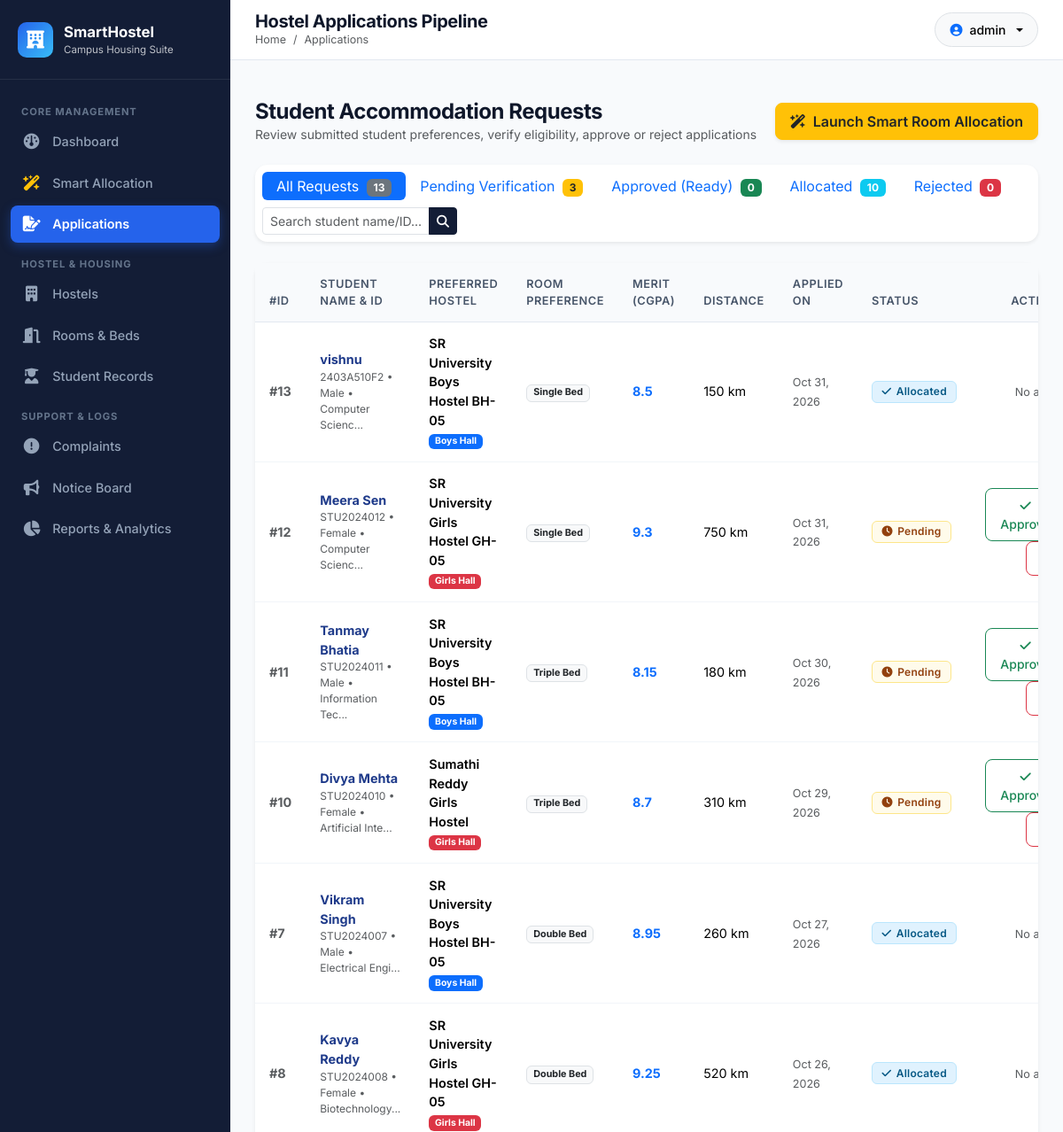
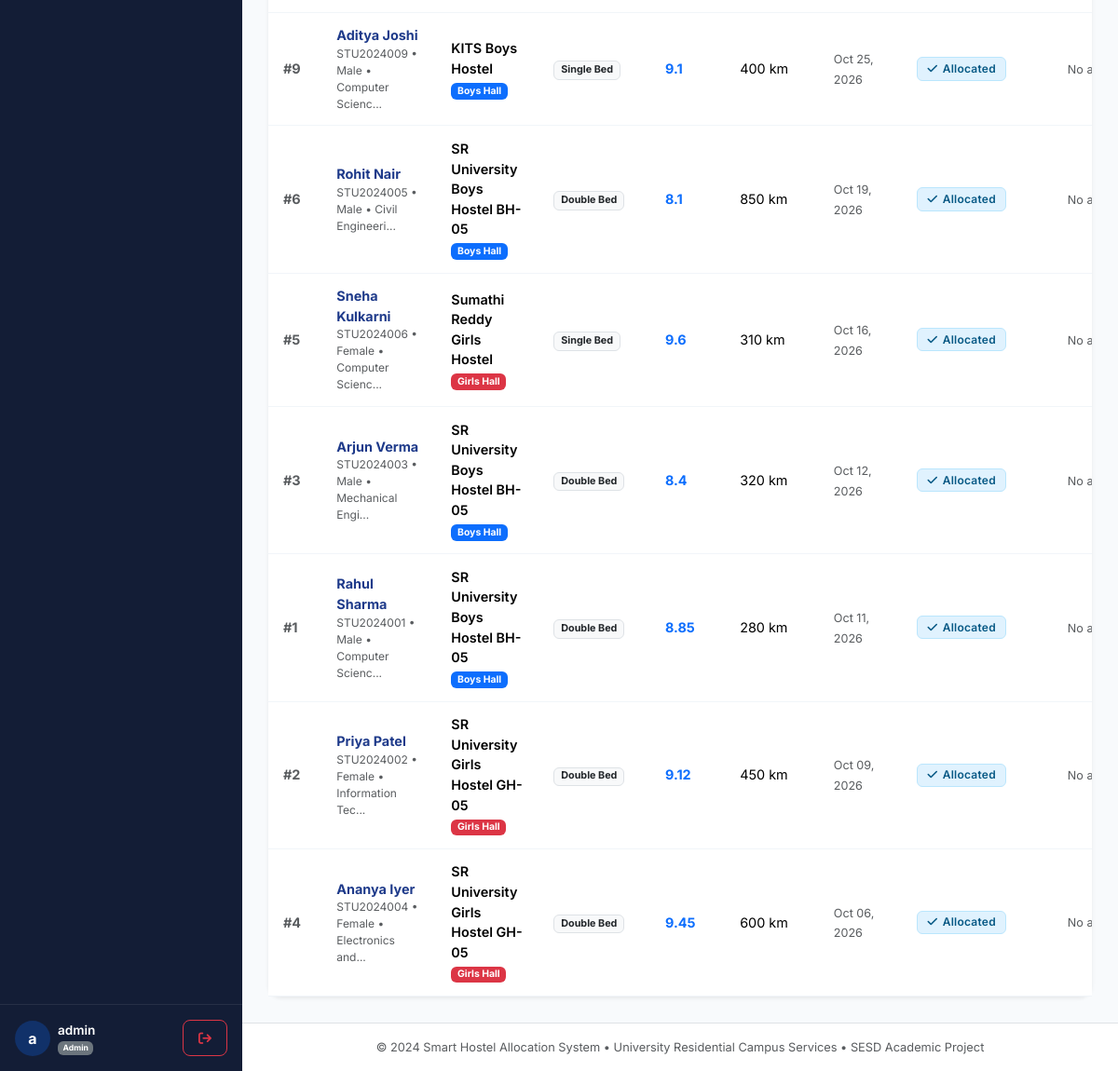
The page /admin/applications (signed in) on the database its author committed (2 pictures, top to bottom).
### models.py (models this page shows, shortened)
class Application(db.Model):
    __tablename__ = 'applications'
    id = db.Column(db.Integer, primary_key=True)
    student_id = db.Column(db.Integer, db.ForeignKey('students.id', ondelete='CASCADE'), nullable=False)
    preferred_hostel_id = db.Column(db.Integer, db.ForeignKey('hostels.id', ondelete='CASCADE'), nullable=False)
    preferred_room_type = db.Column(db.String(20), nullable=False, default='Double')  # 'Single', 'Double', 'Triple'
    academic_score = db.Column(db.Float, nullable=False, default=7.5)  # CGPA e.g. 8.5
    distance_from_home_km = db.Column(db.Float, nullable=False, default=50.0)
    special_remarks = db.Column(db.Text, nullable=True)
    status = db.Column(db.String(20), nullable=False, default='Pending')  # 'Pending', 'Approved', 'Rejected', 'Allocated'
    admin_remarks = db.Column(db.Text, nullable=True)
    applied_at = db.Column(db.DateTime, default=datetime.utcnow)
    reviewed_at = db.Column(db.DateTime, nullable=True)

class Student(db.Model):
    __tablename__ = 'students'
    id = db.Column(db.Integer, primary_key=True)
    user_id = db.Column(db.Integer, db.ForeignKey('users.id', ondelete='CASCADE'), nullable=False, unique=True)
    student_id = db.Column(db.String(30), unique=True, nullable=False, index=True)
    full_name = db.Column(db.String(100), nullable=False)
    email = db.Column(db.String(120), nullable=False)
    phone = db.Column(db.String(20), nullable=False)
    gender = db.Column(db.String(10), nullable=False)  # 'Male', 'Female', 'Other'
    department = db.Column(db.String(100), nullable=False)
    year_of_study = db.Column(db.Integer, nullable=False, default=1)  # 1, 2, 3, 4
    address = db.Column(db.Text, nullable=True)
    parent_name = db.Column(db.String(100), nullable=True)
    parent_phone = db.Column(db.String(20), nullable=True)
    emergency_contact = db.Column(db.String(20), nullable=True)
    created_at = db.Column(db.DateTime, default=datetime.utcnow)
    applications = db.relationship('Application', backref='student', cascade="all, delete-orphan", lazy='dynamic', order_by='Application.applied_at.desc()')
    allocations = db.relationship('Allocation', backref='student', cascade="all, delete-orphan", lazy='dynamic', order_by='Allocation.allocated_date.desc()')
    complaints = db.relationship('Complaint', backref='student', cascade="all, delete-orphan", lazy='dynamic', order_by='Complaint.created_at.desc()')

class Hostel(db.Model):
    __tablename__ = 'hostels'
    id = db.Column(db.Integer, primary_key=True)
    name = db.Column(db.String(100), unique=True, nullable=False)
    hostel_type = db.Column(db.String(20), nullable=False)  # 'Boys', 'Girls', 'Co-ed'
    total_floors = db.Column(db.Integer, nullable=False, default=3)
    description = db.Column(db.Text, nullable=True)
    facilities = db.Column(db.Text, nullable=True)  # Comma separated
    image_url = db.Column(db.String(255), nullable=True)
    created_at = db.Column(db.DateTime, default=datetime.utcnow)
    rooms = db.relationship('Room', backref='hostel', cascade="all, delete-orphan", lazy='dynamic')
    applications = db.relationship('Application', backref='preferred_hostel', lazy='dynamic')
    allocations = db.relationship('Allocation', backref='hostel', lazy='dynamic')
    wardens = db.relationship('Warden', backref='assigned_hostel', lazy='dynamic')
    complaints = db.relationship('Complaint', backref='hostel', lazy='dynamic')

### routes/admin.py (the view)
@admin_bp.route('/applications')
@admin_required
def applications():
    status = request.args.get('status', 'All')
    search = request.args.get('search', '').strip()
    query = Application.query
    if status and status != 'All':
        query = query.filter_by(status=status)
    if search:
        query = query.join(Student).filter(
            (Student.full_name.ilike(f'%{search}%')) |
            (Student.student_id.ilike(f'%{search}%'))
        )
    apps_list = query.order_by(Application.applied_at.desc()).all()
    pending_count = Application.query.filter_by(status='Pending').count()
    approved_count = Application.query.filter_by(status='Approved').count()
    allocated_count = Application.query.filter_by(status='Allocated').count()
    rejected_count = Application.query.filter_by(status='Rejected').count()
    total_count = Application.query.count()
    return render_template('admin/applications.html',
        applications=apps_list,
        current_status=status,
        search=search,
        pending_count=pending_count,
        approved_count=approved_count,
        allocated_count=allocated_count,
        rejected_count=rejected_count,
        total_count=total_count
    )

### routes/auth.py (called while the page is built)
def get_current_user():
    user_id = session.get('user_id')
    if user_id:
        return db.session.get(User, user_id)
    return None

def admin_required(f):
    @wraps(f)
    def decorated_function(*args, **kwargs):
        if 'user_id' not in session:
            flash('Please log in first.', 'warning')
            return redirect(url_for('auth.login'))
        if session.get('role') != 'admin':
            flash('Access denied. Administrator privileges required.', 'danger')
            return redirect(url_for('main.index'))
        return f(*args, **kwargs)
    return decorated_function

### templates/admin/applications.html (shortened to what this page needs)
{% extends 'base.html' %}
{% block page_title %}Hostel Applications Pipeline{% endblock %}
{% block breadcrumb %}Applications{% endblock %}
{% block content %}
<div class="container-fluid px-0">
    <div class="d-flex flex-wrap justify-content-between align-items-center mb-4 gap-3">
        <div>
            <h4 class="fw-bold mb-0">Student Accommodation Requests</h4>
            <p class="text-muted small mb-0">Review submitted student preferences, verify eligibility, approve or reject applications</p>
        </div>
        <div>
            <a href="{{ url_for('admin.smart_allocation') }}" class="btn btn-warning text-dark fw-semibold shadow-sm">
                <i class="fa-solid fa-wand-magic-sparkles me-1"></i> Launch Smart Room Allocation
            </a>
        </div>
    </div>
    <div class="card border-0 shadow-sm mb-4">
        <div class="card-body p-2 d-flex flex-wrap justify-content-between align-items-center gap-2">
            <ul class="nav nav-pills">
                <li class="nav-item">
                    <a class="nav-link py-1 px-3 {% if current_status == 'All' %}active{% endif %}" href="{{ url_for('admin.applications', status='All') }}">
                        All Requests <span class="badge bg-secondary ms-1">{{ total_count }}</span>
                    </a>
                </li>
                <li class="nav-item">
                    <a class="nav-link py-1 px-3 {% if current_status == 'Pending' %}active{% endif %}" href="{{ url_for('admin.applications', status='Pending') }}">
                        Pending Verification <span class="badge bg-warning text-dark ms-1">{{ pending_count }}</span>
                    </a>
                </li>
                <li class="nav-item">
                    <a class="nav-link py-1 px-3 {% if current_status == 'Approved' %}active{% endif %}" href="{{ url_for('admin.applications', status='Approved') }}">
                        Approved (Ready) <span class="badge bg-success ms-1">{{ approved_count }}</span>
                    </a>
                </li>
                <li class="nav-item">
                    <a class="nav-link py-1 px-3 {% if current_status == 'Allocated' %}active{% endif %}" href="{{ url_for('admin.applications', status='Allocated') }}">
                        Allocated <span class="badge bg-info ms-1">{{ allocated_count }}</span>
                    </a>
                </li>
                <li class="nav-item">
                    <a class="nav-link py-1 px-3 {% if current_status == 'Rejected' %}active{% endif %}" href="{{ url_for('admin.applications', status='Rejected') }}">
                        Rejected <span class="badge bg-danger ms-1">{{ rejected_count }}</span>
                    </a>
                </li>
            </ul>
            <form method="GET" action="{{ url_for('admin.applications') }}" class="d-flex gap-2">
                <div class="input-group input-group-sm" style="width: 220px;">
                    <input type="text" name="search" class="form-control" placeholder="Search student name/ID..." value="{{ search }}">
                    <button class="btn btn-navy" type="submit"><i class="fa-solid fa-search"></i></button>
                </div>
            </form>
        </div>
    </div>
    <div class="card border-0 shadow-sm">
        <div class="table-responsive">
            <table class="table table-hover align-middle mb-0">
                <thead>
                    <tr>
                        <th>#ID</th>
                        <th>Student Name & ID</th>
                        <th>Preferred Hostel</th>
                        <th>Room Preference</th>
                        <th>Merit (CGPA)</th>
                        <th>Distance</th>
                        <th>Applied On</th>
                        <th>Status</th>
                        <th class="text-end">Actions</th>
                    </tr>
                </thead>
                <tbody>
                    {% for app in applications %}
                    <tr>
                        <td class="text-muted fw-bold">#{{ app.id }}</td>
                        <td>
                            <a href="{{ url_for('admin.view_student', student_id=app.student.id) }}" class="fw-bold text-navy text-decoration-none">
                                {{ app.student.full_name }}
                            </a>
                            <div class="text-muted text-xs" style="font-size: 0.75rem;">
                                {{ app.student.student_id }} &bull; {{ app.student.gender }} &bull; {{ app.student.department[:15] }}...
                            </div>
                        </td>
                        <td>
                            <div class="fw-semibold">{{ app.preferred_hostel.name }}</div>
                            <span class="badge {% if app.preferred_hostel.hostel_type == 'Boys' %}bg-primary{% else %}bg-danger{% endif %} text-xs" style="font-size: 0.65rem;">
                                {{ app.preferred_hostel.hostel_type }} Hall
                            </span>
                        </td>
                        <td><span class="badge bg-light text-dark border">{{ app.preferred_room_type }} Bed</span></td>
                        <td><span class="fw-bold text-primary">{{ app.academic_score }}</span></td>
                        <td>{{ app.distance_from_home_km|int }} km</td>
                        <td><span class="text-muted small">{{ app.applied_at.strftime('%b %d, %Y') }}</span></td>
                        <td>
                            {% if app.status == 'Allocated' %}
                            <span class="badge badge-status badge-allocated"><i class="fa-solid fa-check"></i> Allocated</span>
                            {% elif app.status == 'Approved' %}
                            <span class="badge badge-status badge-approved"><i class="fa-solid fa-circle-check"></i> Approved</span>
                            {% elif app.status == 'Pending' %}
                            <span class="badge badge-status badge-pending"><i class="fa-solid fa-clock"></i> Pending</span>
                            {% else %}
                            <span class="badge badge-status badge-rejected"><i class="fa-solid fa-times"></i> Rejected</span>
                            {% endif %}
                        </td>
                        <td class="text-end">
                            {% if app.status == 'Pending' %}
                            <button type="button" class="btn btn-sm btn-outline-success" data-bs-toggle="modal" data-bs-target="#approveModal{{ app.id }}" title="Approve">
                                <i class="fa-solid fa-check"></i> Approve
                            </button>
                            <button type="button" class="btn btn-sm btn-outline-danger" data-bs-toggle="modal" data-bs-target="#rejectModal{{ app.id }}" title="Reject">
                            </button>
                            {% elif app.status == 'Approved' %}
                            <a href="{{ url_for('admin.smart_allocation') }}" class="btn btn-sm btn-outline-primary" title="Ready for Allocation">
                                <i class="fa-solid fa-wand-magic-sparkles me-1"></i> Allocate
                            </a>
                            {% else %}
                            <span class="text-muted small">No action</span>
                            {% endif %}
                        </td>
                    </tr>
                    {% endfor %}
                </tbody>
            </table>
        </div>
    </div>
</div>
{% endblock %}

### static/css/style.css (style rules this page uses)
:root { --navy-darkest: #0a1128; --navy-dark: #0f172a; --navy-sidebar: #131d36; --navy-card: #1e293b; --navy-primary: #1e3a8a; --blue-primary: #2563eb; --blue-light: #38bdf8; --blue-bg-light: #f0f7ff; --blue-soft: #e0f2fe; --success-color: #10b981; --success-bg: #ecfdf5; --warning-color: #f59e0b; --warning-bg: #fffbeb; --danger-color: #ef4444; --danger-bg: #fef2f2; --info-color: #0284c7; --info-bg: #e0f2fe; --text-main: #1e293b; --text-muted: #64748b; --text-light: #94a3b8; --bg-main: #f8fafc; --border-color: #e2e8f0; --card-radius: 14px; --transition-fast: all 0.2s ease-in-out; }
body { font-family: 'Inter', system-ui, -apple-system, BlinkMacSystemFont, "Segoe UI", Roboto, sans-serif; background-color: var(--bg-main); color: var(--text-main); min-height: 100vh; margin: 0; display: flex; flex-direction: column; }
h1, h2, h3, h4, h5, h6 { font-weight: 700; letter-spacing: -0.02em; color: #0f172a; }
.text-navy { color: var(--navy-primary) !important; }
.btn { font-weight: 500; border-radius: 8px; padding: 0.5rem 1rem; transition: var(--transition-fast); }
.btn-navy { background-color: var(--navy-sidebar); color: #ffffff; border: 1px solid var(--navy-sidebar); }
.card { border: 1px solid var(--border-color); border-radius: var(--card-radius); box-shadow: 0 1px 3px 0 rgba(0, 0, 0, 0.05), 0 1px 2px -1px rgba(0, 0, 0, 0.05); background-color: #ffffff; transition: var(--transition-fast); }
.badge-status { padding: 0.35rem 0.65rem; font-size: 0.75rem; font-weight: 600; border-radius: 6px; letter-spacing: 0.02em; display: inline-flex; align-items: center; gap: 0.35rem; }
.badge-partially-occupied, .badge-in-progress, .badge-pending { background-color: var(--warning-bg); color: #92400e; border: 1px solid #fde68a; }
.badge-allocated, .badge-info { background-color: var(--info-bg); color: #075985; border: 1px solid #bae6fd; }
.table { color: var(--text-main); vertical-align: middle; }
.table th { background-color: #f8fafc; color: #475569; font-weight: 600; font-size: 0.8rem; text-transform: uppercase; letter-spacing: 0.04em; padding: 0.85rem 1rem; border-bottom: 1px solid var(--border-color); }
.table td { padding: 0.85rem 1rem; border-bottom: 1px solid #f1f5f9; font-size: 0.9rem; }

### rows shown on the page
Application: id "13", student.full_name "vishnu", student.student_id "2403A510F2", student.gender "Male", student "Computer Scienc", preferred_hostel.name "SR University Boys Hostel BH-05", preferred_hostel.hostel_type "Boys", preferred_room_type "Single", academic_score "8.5", distance_from_home_km "150", applied_at "Oct 31, 2026", status "Allocated" (drawn)
Application: id "12", student.full_name "Meera Sen", student.student_id "STU2024012", student.gender "Female", student "Computer Scienc", preferred_hostel.name "SR University Girls Hostel GH-05", preferred_hostel.hostel_type "Girls", preferred_room_type "Single", academic_score "9.3", distance_from_home_km "750", applied_at "Oct 31, 2026", status "Pending" (drawn)
Application: id "11", student.full_name "Tanmay Bhatia", student.student_id "STU2024011", student.gender "Male", student "Information Tec", preferred_hostel.name "SR University Boys Hostel BH-05", preferred_hostel.hostel_type "Boys", preferred_room_type "Triple", academic_score "8.15", distance_from_home_km "180", applied_at "Oct 30, 2026", status "Pending" (drawn)
Application: id "10", student.full_name "Divya Mehta", student.student_id "STU2024010", student.gender "Female", student "Artificial Inte", preferred_hostel.name "Sumathi Reddy Girls Hostel", preferred_hostel.hostel_type "Girls", preferred_room_type "Triple", academic_score "8.7", distance_from_home_km "310", applied_at "Oct 29, 2026", status "Pending" (drawn)
Application: id "7", student.full_name "Vikram Singh", student.student_id "STU2024007", student.gender "Male", student "Electrical Engi", preferred_hostel.name "SR University Boys Hostel BH-05", preferred_hostel.hostel_type "Boys", preferred_room_type "Double", academic_score "8.95", distance_from_home_km "260", applied_at "Oct 27, 2026", status "Allocated" (drawn)
Application: id "8", student.full_name "Kavya Reddy", student.student_id "STU2024008", student.gender "Female", student "Biotechnology", preferred_hostel.name "SR University Girls Hostel GH-05", preferred_hostel.hostel_type "Girls", preferred_room_type "Double", academic_score "9.25", distance_from_home_km "520", applied_at "Oct 26, 2026", status "Allocated" (drawn)
Application: id "9", student.full_name "Aditya Joshi", student.student_id "STU2024009", student.gender "Male", student "Computer Scienc", preferred_hostel.name "KITS Boys Hostel", preferred_hostel.hostel_type "Boys", preferred_room_type "Single", academic_score "9.1", distance_from_home_km "400", applied_at "Oct 25, 2026", status "Allocated" (drawn)
Application: id "6", student.full_name "Rohit Nair", student.student_id "STU2024005", student.gender "Male", student "Civil Engineeri", preferred_hostel.name "SR University Boys Hostel BH-05", preferred_hostel.hostel_type "Boys", preferred_room_type "Double", academic_score "8.1", distance_from_home_km "850", applied_at "Oct 19, 2026", status "Allocated" (drawn)
Application: id "5", student.full_name "Sneha Kulkarni", student.student_id "STU2024006", student.gender "Female", student "Computer Scienc", preferred_hostel.name "Sumathi Reddy Girls Hostel", preferred_hostel.hostel_type "Girls", preferred_room_type "Single", academic_score "9.6", distance_from_home_km "310", applied_at "Oct 16, 2026", status "Allocated" (drawn)
Application: id "3", student.full_name "Arjun Verma", student.student_id "STU2024003", student.gender "Male", student "Mechanical Engi", preferred_hostel.name "SR University Boys Hostel BH-05", preferred_hostel.hostel_type "Boys", preferred_room_type "Double", academic_score "8.4", distance_from_home_km "320", applied_at "Oct 12, 2026", status "Allocated" (drawn)
Application: id "1", student.full_name "Rahul Sharma", student.student_id "STU2024001", student.gender "Male", student "Computer Scienc", preferred_hostel.name "SR University Boys Hostel BH-05", preferred_hostel.hostel_type "Boys", preferred_room_type "Double", academic_score "8.85", distance_from_home_km "280", applied_at "Oct 11, 2026", status "Allocated" (drawn)
Application: id "2", student.full_name "Priya Patel", student.student_id "STU2024002", student.gender "Female", student "Information Tec", preferred_hostel.name "SR University Girls Hostel GH-05", preferred_hostel.hostel_type "Girls", preferred_room_type "Double", academic_score "9.12", distance_from_home_km "450", applied_at "Oct 09, 2026", status "Allocated" (drawn)
Application: id "4", student.full_name "Ananya Iyer", student.student_id "STU2024004", student.gender "Female", student "Electronics and", preferred_hostel.name "SR University Girls Hostel GH-05", preferred_hostel.hostel_type "Girls", preferred_room_type "Double", academic_score "9.45", distance_from_home_km "600", applied_at "Oct 06, 2026", status "Allocated" (drawn)

### other values the page prints
{{ session.get('display_name', 'U')[:1] }} "a"
{{ session.get('display_name') }} "admin"
{{ session.get('role') }} "Admin"
{{ total_count }} "13"
{{ pending_count }} "3"
{{ approved_count }} "0"
{{ allocated_count }} "10"
{{ rejected_count }} "0"
{{ current_year }} "2024"
